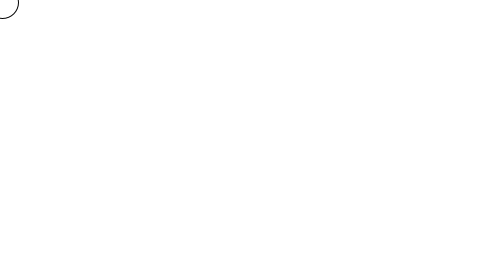
Frame 1 (no input)
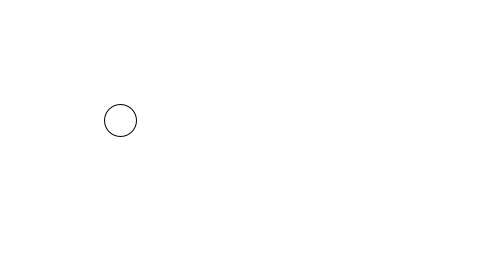
Frame 60 (the mouse pressed at the canvas centre just before this capture)
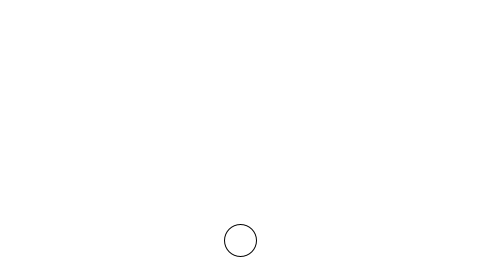
Frame 120 (the mouse held since frame 60 and released just before this capture)

The Processing sketch that drew these frames (run headless with seeded random() and noise(); from frame 60 on, the mouse is pressed at the canvas centre):

// Processing sketch: day02_exercise_bouncingball
// ── day02_exercise_bouncingball.pde
// Example 5-6: Bouncing Ball
int x = 0;
int speedx = 2;
int y = 0;
int speedy = 2;

void setup() {
  size(480, 270);
}

void draw() {
  background(255);

  // Add the current speed to the x location.
  x = x + speedx;
  // Add the current spped to the y location.
  y = y + speedy;

  // Remember, || means "or."
  if ((x > width) || (x < 0)) {
    // If the object reaches either edge of x, multiply speed by -1 to turn it around.
    speedx = speedx * -1;
  }
  
  if ((y > height) || (y < 0)) {
    // If the object reaches either edge of y, multiply speed by -1 to turn it around.
    speedy = speedy * -1;
  }

  // Display circle at x,y location
  stroke(0);
  fill(255);
  ellipse(x,y,32,32);
}
